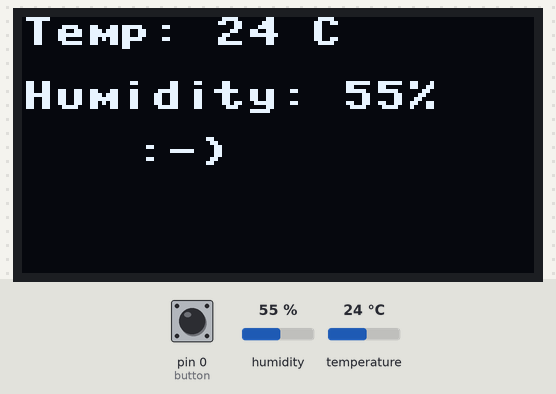
A program run on a simulated MicroPython board. On the bench: 128×64 one-colour display. Inputs (shaded band) come from the test bench; at power-on: pin 0 (button) HIGH, humidity 55 %, temperature 24 °C. WiFi joins after 1.5 s; no MQTT or app messages arrive unless stated; what the program prints to the serial console is not drawn.

Above: at 2.7 s.
2.8 s: pin 0 (button) pulled LOW for 1.45 s
At 3.5 s:
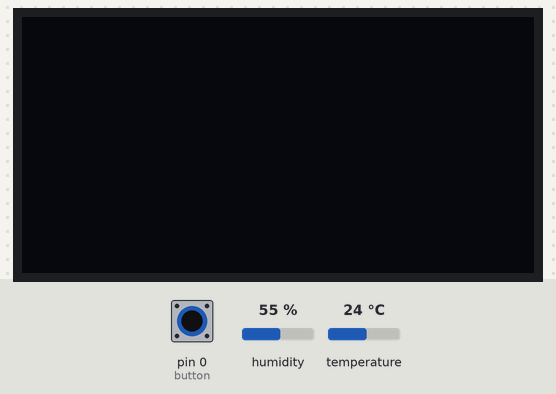
5.7 s: pin 0 (button) pulled LOW for 3.2 s
At 6.9 s:
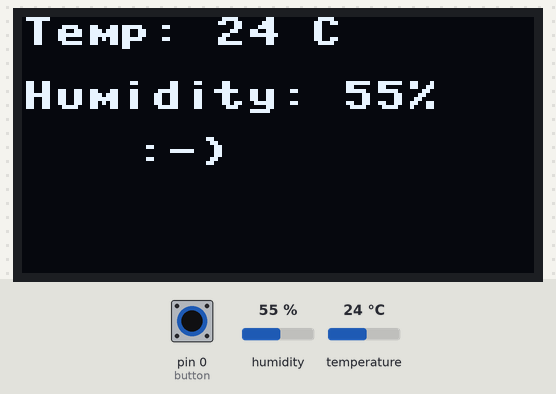
10.4 s: humidity set to 22 %
At 11.9 s:
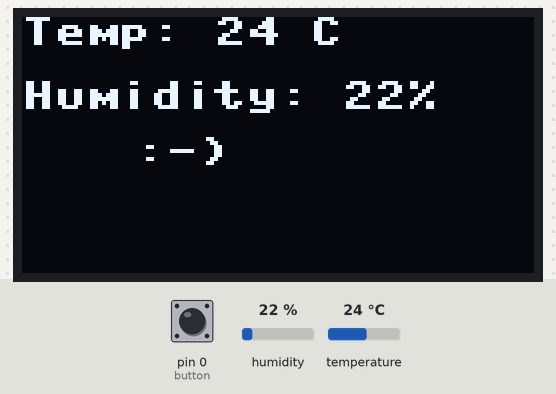
12.3 s: temperature set to 12 °C
At 13.9 s:
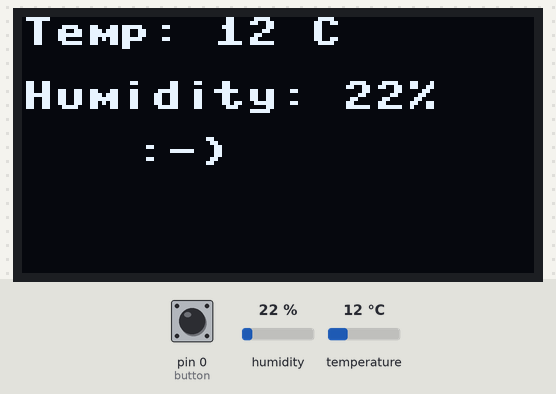
14.8 s: humidity set to 40 %
At 17.0 s:
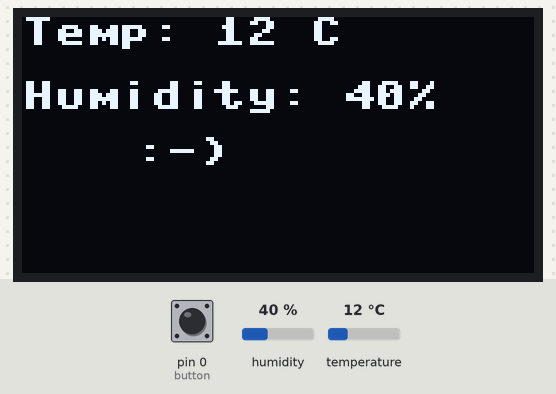
17.3 s: temperature set to 19 °C
Timing chart, 0 to 20.3 s (numbered marks = the images above; inputs shaded):
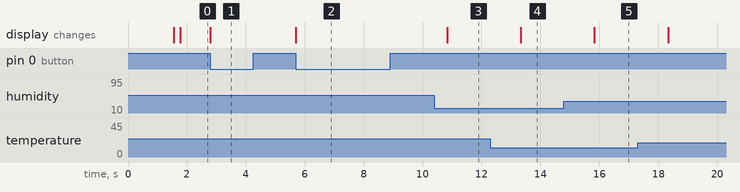

The program:

Humidity_sensor.py
```python
print("Hello, Maryam!")

import network
import BlynkLib
from machine import Pin, I2C, Timer
import machine
import ssd1306
import dht
import time


# WiFi Credentials
WIFI_SSID = "NTU FSD"
WIFI_PASS = ""

# Blynk Auth Token
BLYNK_AUTH = "S9dY27-v1zEZafhOtsAPQm5la1obJNGA"

# Connect to WiFi
wifi = network.WLAN(network.STA_IF)
wifi.active(True)
wifi.connect(WIFI_SSID, WIFI_PASS)
while not wifi.isconnected():
    pass
print("Connected to WiFi")

# Initialize Blynk
blynk = BlynkLib.Blynk(BLYNK_AUTH)


DHT_PIN = 4  # DHT11 data pin
button = Pin(0, Pin.IN, Pin.PULL_UP)

dht_sensor = dht.DHT11(machine.Pin(DHT_PIN))  # Initialize DHT11 sensor

# Initialize OLED display
i2c = machine.I2C(scl=machine.Pin(9), sda=machine.Pin(8))
oled = ssd1306.SSD1306_I2C(128, 64, i2c)

pressed = False
debounce_timer = None

def button_pressed(pin):
    global debounce_timer, pressed  # Declare variables as global

    if debounce_timer is None:
        pressed = not pressed
        if pressed:
            oled.poweroff()
        else:
            oled.poweron()

        # Start a timer for debounce period (200ms)
        debounce_timer = Timer(0)
        debounce_timer.init(mode=Timer.ONE_SHOT, period=200, callback=debounce_callback)

def debounce_callback(timer):
    global debounce_timer
    debounce_timer = None

# Attach the interrupt to the button's rising edge
button.irq(trigger=Pin.IRQ_FALLING, handler=button_pressed)

# Main loop
while True:
    try:
        dht_sensor.measure()
        time.sleep(0.2)
        temp = dht_sensor.temperature()
        humidity = dht_sensor.humidity()
        print(f"Temp: {temp}°C, Humidity: {humidity}%")

        # Send data to Blynk
        blynk.virtual_write(0, temp)  # V0 for temperature
        blynk.virtual_write(1, humidity)  # V1 for humidity

        # Display on OLED
        oled.fill(0)
        oled.text(f"Temp: {temp} C", 0, 0)
        oled.text(f"Humidity: {humidity}%", 0, 16)
        oled.text(":-)", 28, 30) #Just smile (rona nahi)
        oled.show()

    except Exception as e:
        print("Error reading DHT11 sensor:", e)

    blynk.run()
    time.sleep(1)  # Update every second
```

Measured:
- after the input at 2.8 s, the display: changes at once (image 1)
- after the input at 5.7 s, the display: changes at once (image 2)
- after the input at 10.4 s, the display: changes after 0.43 s (image 3)
- after the input at 12.3 s, the display: changes after 1.0 s (image 4)
- after the input at 14.8 s, the display: changes after 1.0 s (image 5)
